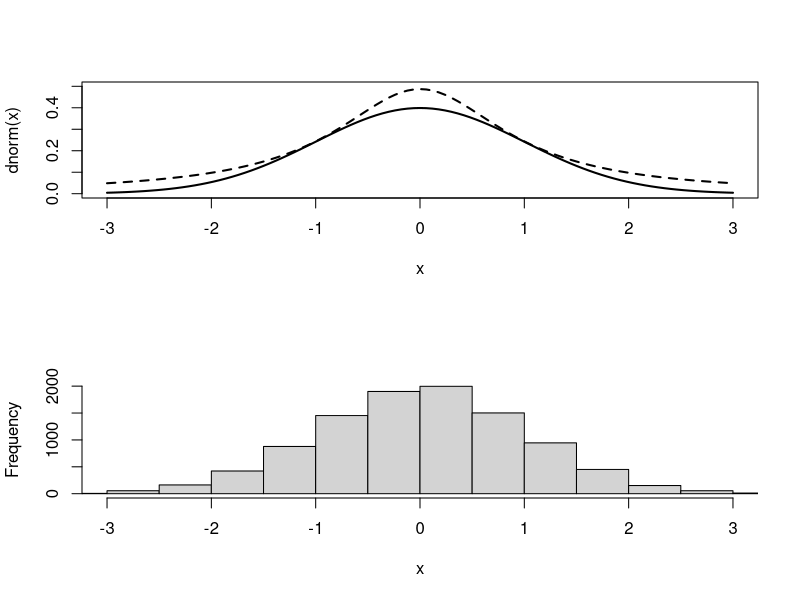

Write the R code that produced this figure.

# randnorm.R
randnorm <- function(n){
  M <- 1.5203            # bound used in A/R algorithm
  i <- 0; N <- 0         # initialization and storage
  z <- rep(0, times = n)
  while(i < n){                      # keep going until n accepts
      x <- tan(pi*(runif(1) - 0.5))  # simulate a Cauchy
      u <- runif(1)                  # simulate a Uniform
      f <- 1/sqrt(2*pi)*exp(-x^2/2)  # compute f(x)
      g <- 1/pi/(1+x^2)              # compute g(x)
      if (u <= f/M/g){
        i <- i + 1             # got another accept
        z[i] <- x              # save this one
      }
    N <- N + 1                 # keep track of num trials
  }
list(z = z, accept = n/N)                     
}

tmp <- randnorm(10000)
tmp$accept

pdf(file="img/ARalgo.pdf")
par(mfrow = c(2,1))
curve(dnorm, xlim = c(-3,3), ylim = c(0,0.5), lwd = 2)
f <- function(x) 1.53*dcauchy(x)
curve(f, add = TRUE, lwd = 2, lty = 2)
hist(tmp$z, , xlim = c(-3,3), xlab = "x", main = "")
par(mfrow = c(1,1))

dev.off()
